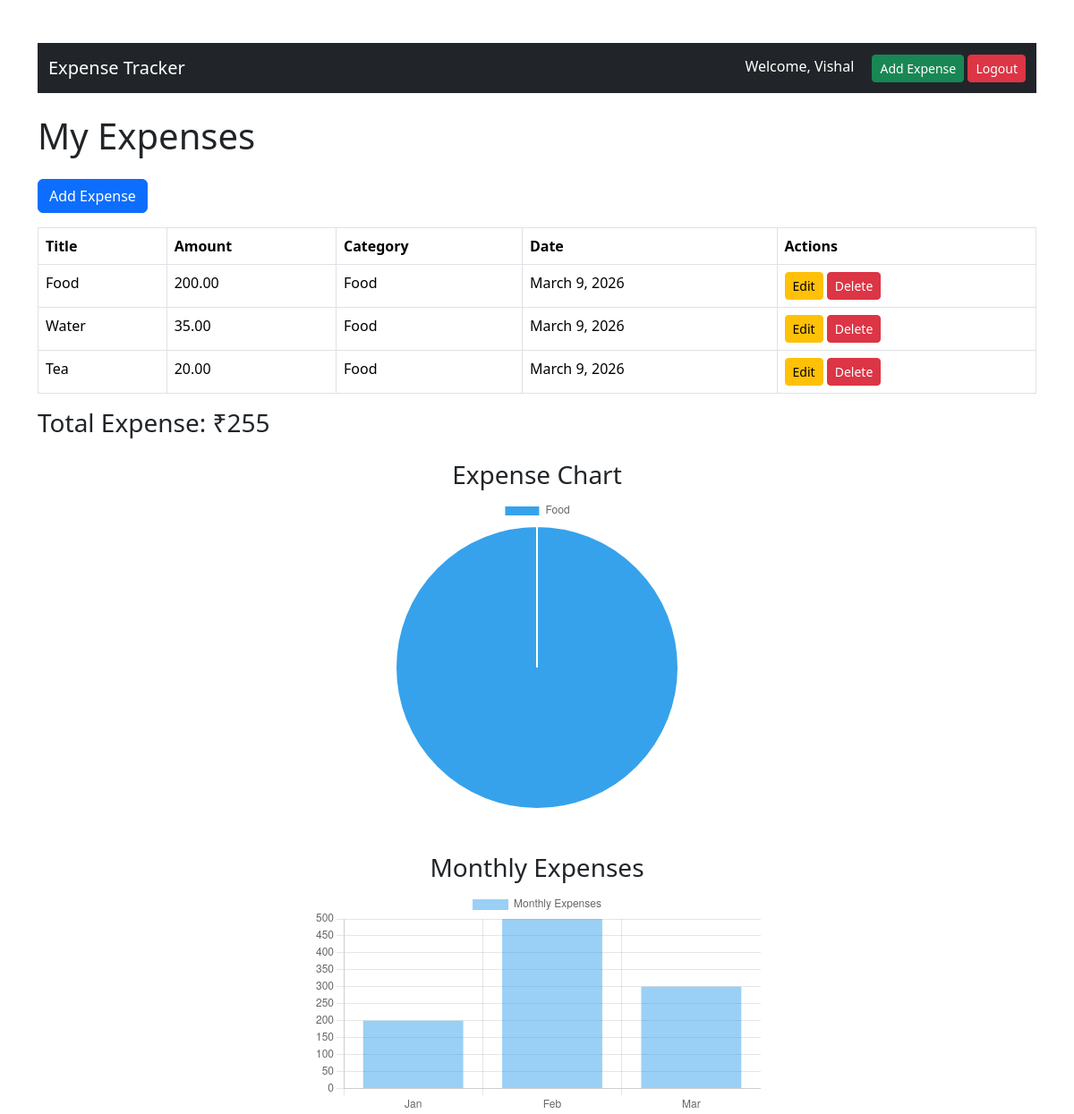
The app's page / (signed in) with its own data.
### expense/models.py (models this page shows, shortened)
class Expense(models.Model):
    user = models.ForeignKey(User, on_delete=models.CASCADE)
    title = models.CharField(max_length=200)
    amount = models.DecimalField(max_digits=10, decimal_places=2)
    category = models.CharField(max_length=100)
    date = models.DateField()

### expense/views.py (the view)
# urls.py: path('', views.expense_list, name='expense_list'),
def expense_list(request):
    expenses = Expense.objects.filter(user=request.user)
    total = expenses.aggregate(Sum('amount'))['amount__sum']or 0
    category_data = expenses.values('category').annotate(total=Sum('amount'))
    labels = []
    data = []
    for item in category_data:
        labels.append(item['category'])
        data.append(float(item['total']))
        monthly_data = (
            expenses
            .annotate(month=TruncMonth('date'))
            .values('month')
            .annotate(total=Sum('amount'))
            .order_by('month')
        )
        months = []
        month_totals = []
        for item in monthly_data:
            months.append(item['month'].strftime("%b"))
            month_totals.append(float(item['total']))
    context = {
        'expenses': expenses,
        'total': total,
        'labels': labels,
        'data': data
    }
    return render(request, 'expense/expense_list.html', context)

### expense/templates/expense/expense_list.html (shortened to what this page needs)
<!DOCTYPE html>
<html lang="en">
<head>
    <nav class="navbar navbar-dark bg-dark mb-4">
<div class="container">
<span class="navbar-brand">Expense Tracker</span>
<div>
<span class="text-white me-3">
Welcome, {{ request.user.username }}
</span>
<a href="/add/" class="btn btn-success btn-sm">Add Expense</a>
<a href="/logout/" class="btn btn-danger btn-sm">Logout</a>
</div>
</div>
</nav>
    <link href="https://cdn.jsdelivr.net/npm/bootstrap@5.3.2/dist/css/bootstrap.min.css" rel="stylesheet">
</head>
<body class="container mt-5">
<h1 class="mb-4">My Expenses</h1>
<a href="/add/" class="btn btn-primary mb-3">Add Expense</a>
<table class="table table-bordered">
    <thead>
        <tr>
            <th>Title</th>
            <th>Amount</th>
            <th>Category</th>
            <th>Date</th>
            <th>Actions</th>
        </tr>
    </thead>
    <tbody>
        {% for expense in expenses %}
        <tr>
            <td>{{ expense.title }}</td>
            <td>{{ expense.amount }}</td>
            <td>{{ expense.category }}</td>
            <td>{{ expense.date }}</td>
            <td>
                <a href="/edit/{{ expense.id }}/" class="btn btn-warning btn-sm">Edit</a>
                <a href="/delete/{{ expense.id }}/"
                   class="btn btn-danger btn-sm"
                   onclick="return confirm('Are you sure you want to delete this expense?')">
                   Delete
                </a>
            </td>
        </tr>
        {% endfor %}
    </tbody>
</table>
<h3>Total Expense: ₹{{ total }}</h3>
<h3 class="mt-4 text-center">Expense Chart</h3>
<div class="d-flex justify-content-center">
    <div style="width:350px;">
        <canvas id="expenseChart"></canvas>
    </div>
</div>
<h3 class="mt-5 text-center">Monthly Expenses</h3>
<div class="d-flex justify-content-center">
    <div style="width:500px;">
        <canvas id="monthlyChart"></canvas>
    </div>
</div>
<script>
const labels = {{ labels|safe }};
const data = {{ data|safe }};
const ctx = document.getElementById('expenseChart');
new Chart(ctx, {
    type: 'pie',
    data: {
        labels: labels,
        datasets: [{
            label: 'Expenses by Category',
            data: data
        }]
    }
});
</script>
<script>
const monthLabels = ["Jan","Feb","Mar"];
const monthData = [200,500,300];
const ctx2 = document.getElementById('monthlyChart');
new Chart(ctx2, {
    type: 'bar',
    data: {
        labels: monthLabels,
        datasets: [{
            label: 'Monthly Expenses',
            data: monthData
        }]
    }
});
</script>
</body>
</html>

### records on screen
Expense: title "Food", amount "200.00", category "Food", date "March 9, 2026"
Expense: title "Water", amount "35.00", category "Food", date "March 9, 2026"
Expense: title "Tea", amount "20.00", category "Food", date "March 9, 2026"

### other values on screen
{{ request.user.username }} "Vishal"
{{ total }} "255"
chart data {{ labels|safe }} ['Food']
